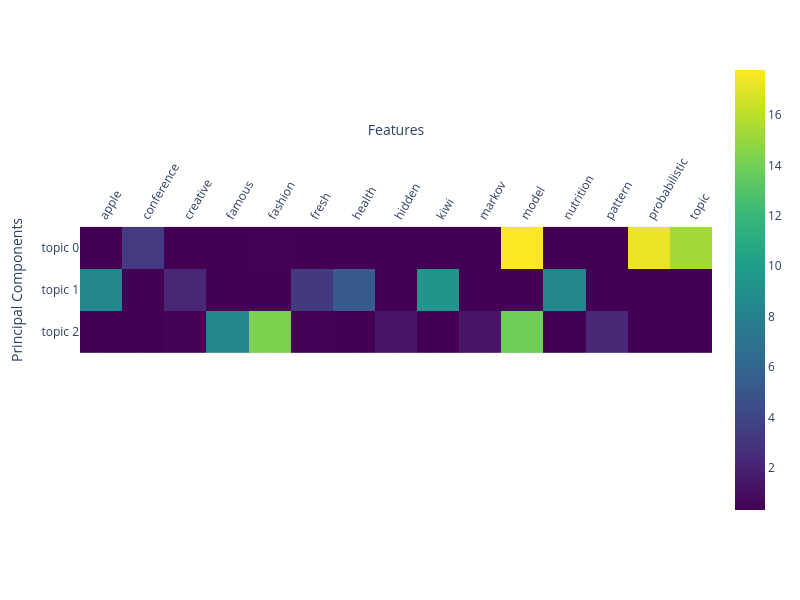

The notebook cell saved with this chart:
### Code cell
import plotly.express as px
plot_lda_w_vectors(lda.components_, ['topic 0', 'topic 1', 'topic 2'], vocab, width=800, height=600)

### Figure 1 — Plotly figure (JSON) as saved in the notebook; plotly's stock layout.template omitted (floating-point values rounded to 4 significant figures)
{"data": [{"coloraxis": "coloraxis", "hovertemplate": "x: %{x}<br>y: %{y}<br>color: %{z}<extra></extra>", "name": "0", "type": "heatmap", "x": ["apple", "conference", "creative", "famous", "fashion", "fresh", "health", "hidden", "kiwi", "markov", "model", "nutrition", "pattern", "probabilistic", "topic"], "xaxis": "x", "y": ["topic 0", "topic 1", "topic 2"], "yaxis": "y", "z": [[0.3338, 3.31, 0.3348, 0.334, 0.367, 0.3344, 0.3338, 0.3577, 0.3338, 0.3577, 17.79, 0.3338, 0.3574, 17.32, 15.33], [8.332, 0.334, 2.217, 0.3341, 0.3373, 3.288, 5.332, 0.3344, 9.332, 0.3344, 0.338, 8.332, 0.3346, 0.3344, 0.3343], [0.3339, 0.3556, 0.4479, 8.332, 14.3, 0.3781, 0.334, 1.308, 0.3339, 1.308, 13.88, 0.3339, 2.308, 0.3492, 0.3378]]}], "layout": {"autosize": false, "coloraxis": {"colorscale": [[0, "#440154"], [0.1111, "#482878"], [0.2222, "#3e4989"], [0.3333, "#31688e"], [0.4444, "#26828e"], [0.5556, "#1f9e89"], [0.6667, "#35b779"], [0.7778, "#6ece58"], [0.8889, "#b5de2b"], [1, "#fde725"]]}, "height": 600, "margin": {"t": 60}, "width": 800, "xaxis": {"anchor": "y", "constrain": "domain", "domain": [0, 1], "scaleanchor": "y", "side": "top", "tickangle": -60, "title": {"text": "Features"}}, "yaxis": {"anchor": "x", "autorange": "reversed", "constrain": "domain", "domain": [0, 1], "title": {"text": "Principal Components"}}}}
